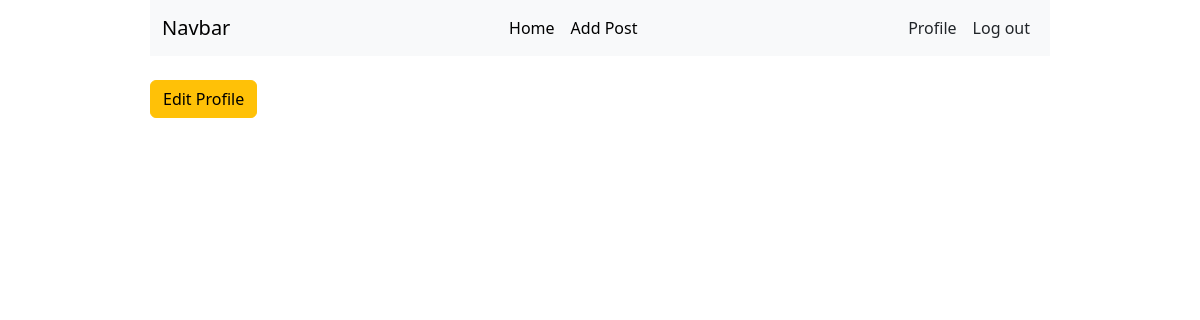
The app's page /author/profile/ (signed in), older data.
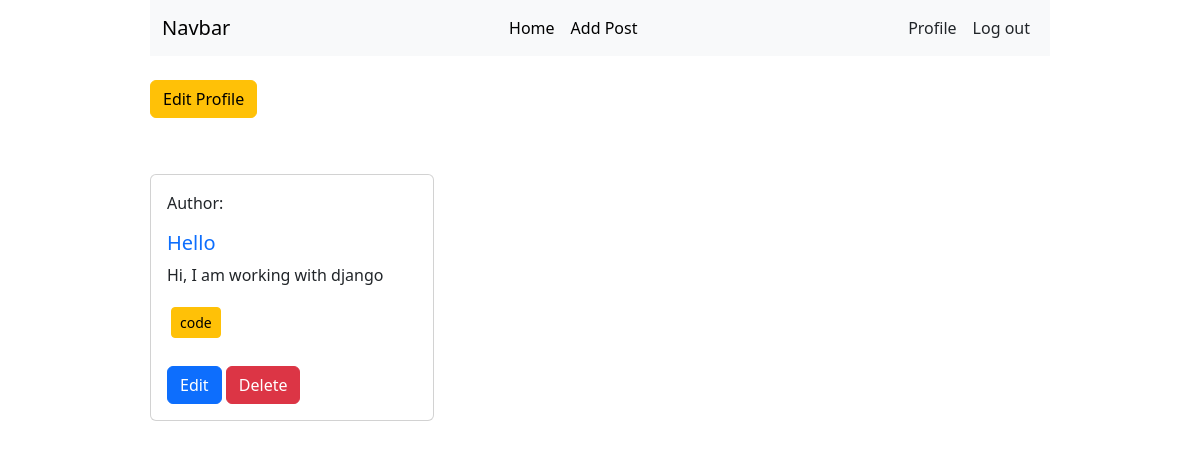
The same page, newer data.
### posts/models.py (models this page shows, shortened)
class Post(models.Model):
    title = models.CharField(max_length=50)
    content = models.TextField()
    category = models.ManyToManyField(Category)
    author = models.ForeignKey(User, on_delete=models.CASCADE)

### categories/models.py (models this page shows, shortened)
class Category(models.Model):
    name = models.CharField(max_length=30)

### author/views.py (the view)
# urls.py: path("profile/", views.profile, name="profile"),
@login_required
def profile(request):
    data = Post.objects.filter(author = request.user)
    return render(request, "profile.html", {"data": data})

### author/templates/profile.html (shortened to what this page needs)
{% extends 'base.html' %}
{% load crispy_forms_tags %}
{% block content %}
<a class="btn btn-warning my-2" href="{% url 'edit_profile' %}">Edit Profile</a>
<div class="row mt-5">
    {% for post in data %}
    <div class="col-sm-4 mb-4">
        <div class="card">
            <div class="card-body">
                <p>Author: {{post.author.first_name}}</p>
                <h5 class="card-title text-primary">{{post.title}}</h5>
                <p class="card-text">{{post.content}}</p>
                {% for cat in post.category.all %}
                <button class="btn btn-warning m-1 btn-sm">{{cat.name}}</button>
                {% endfor %}
                <div class="mt-4">
                    <a href="{% url 'edit_post' post.id %}" class="btn btn-primary">Edit</a>
                    <a href="{% url 'delete_post' post.id %}" class="btn btn-danger">Delete</a>
                </div>
            </div>
        </div>
    </div>
    {% endfor %}
</div>
{% endblock content %}

Row changes from the older to the newer data that the page shows:
added Post: title "Hello", content "Hi, I am working with django"
added Category: name "code"
